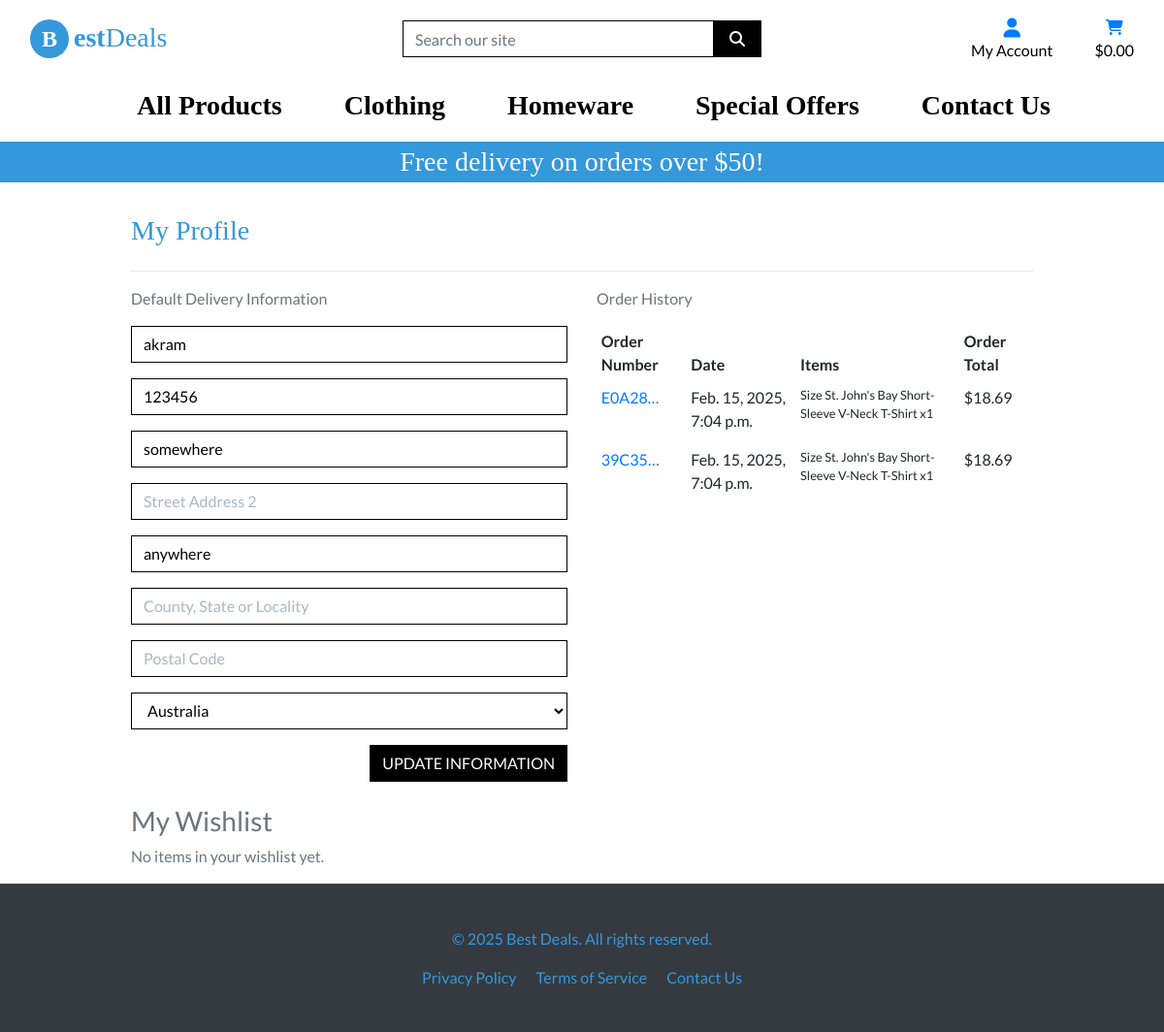
The app's page /profile/ (signed in), older data.
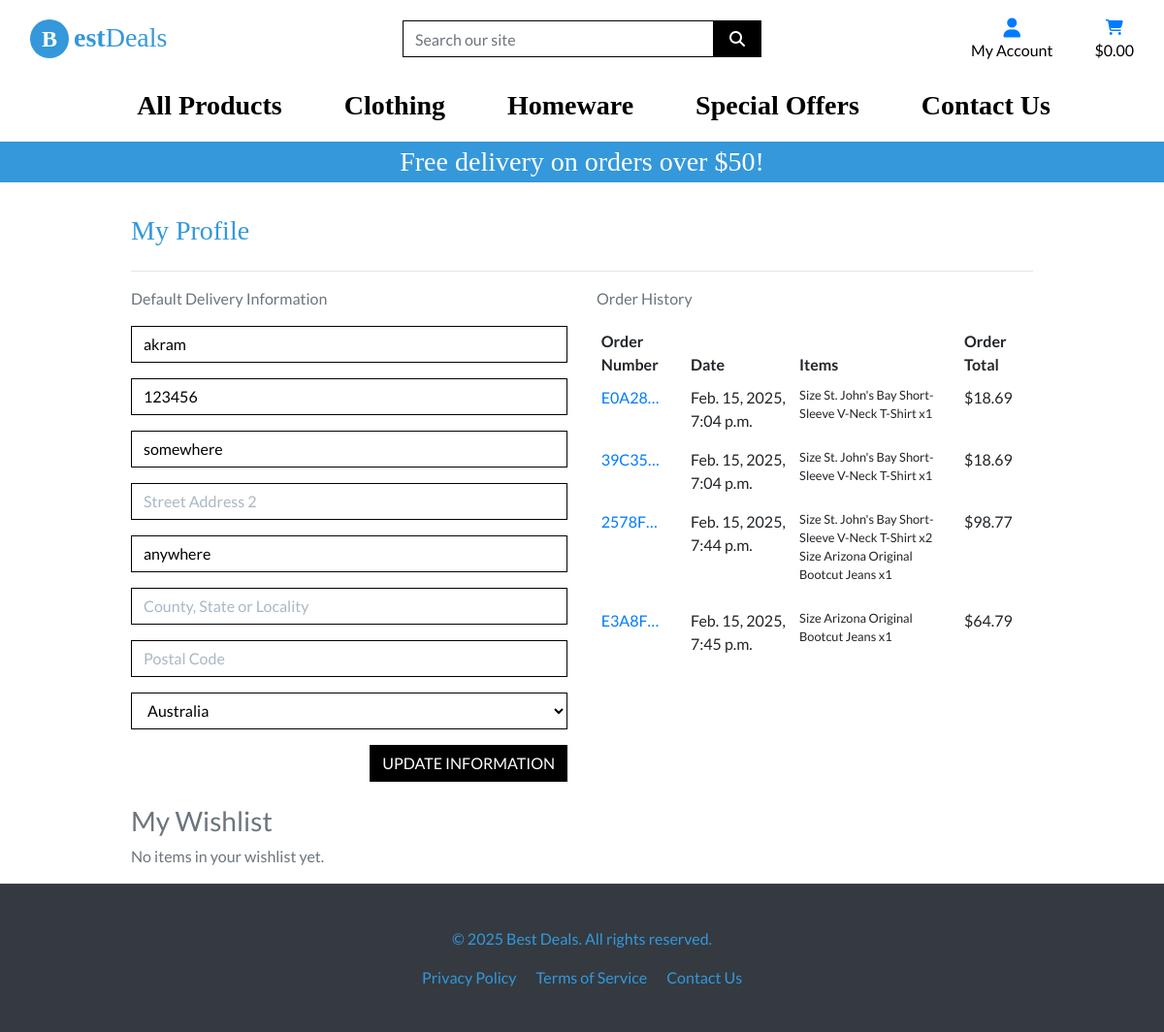
The same page, newer data.
### profiles/models.py (models this page shows, shortened)
class UserProfile(models.Model):
    user = models.OneToOneField(User, on_delete=models.CASCADE)
    get_full_name = models.CharField(max_length=20, null=True, blank=True)
    default_phone_number = models.CharField(max_length=20, null=True, blank=True)
    default_street_address1 = models.CharField(max_length=80, null=True, blank=True)
    default_street_address2 = models.CharField(max_length=80, null=True, blank=True)
    default_town_or_city = models.CharField(max_length=40, null=True, blank=True)
    default_county = models.CharField(max_length=80, null=True, blank=True)
    default_postcode = models.CharField(max_length=20, null=True, blank=True)
    default_country = CountryField(blank_label='Country', null=True, blank=True)

### checkout/models.py (models this page shows, shortened)
class Order(models.Model):
    order_number = models.CharField(max_length=32, null=False, editable=False)
    user_profile = models.ForeignKey(UserProfile, on_delete=models.SET_NULL,
                                     null=True, blank=True, related_name='orders')
    full_name = models.CharField(max_length=50, null=False, blank=False)
    email = models.EmailField(max_length=254, null=False, blank=False)
    phone_number = models.CharField(max_length=20, null=False, blank=False)
    country = CountryField(blank_label= 'Country *', null=False, blank=False)
    postcode = models.CharField(max_length=20, null=True, blank=True)
    town_or_city = models.CharField(max_length=40, null=False, blank=False)
    street_address1 = models.CharField(max_length=80, null=False, blank=False)
    street_address2 = models.CharField(max_length=80, null=True, blank=True)
    county = models.CharField(max_length=80, null=True, blank=True)
    date = models.DateTimeField(auto_now_add=True)
    delivery_cost = models.DecimalField(max_digits=6, decimal_places=2, null=False, default=0)
    order_total = models.DecimalField(max_digits=10, decimal_places=2, null=False, default=0)
    vat = models.DecimalField(max_digits=6, decimal_places=2, null=False, default=0)
    grand_total = models.DecimalField(max_digits=10, decimal_places=2, null=False, default=0)
    original_bag = models.TextField(null=False, blank=False, default='')
    stripe_pid = models.CharField(max_length=254, null=False, blank=False, default='')
    VAT_PERCENTAGE = Decimal('20.0')  # 20% VAT rate

class OrderLineItem(models.Model):
    order = models.ForeignKey(Order, null=False, blank=False, on_delete=models.CASCADE, related_name='lineitems')
    product = models.ForeignKey(Product, null=False, blank=False, on_delete=models.CASCADE)
    product_size = models.CharField(max_length=2, null=True, blank=True)  # XS, S, M, L, XL
    quantity = models.IntegerField(null=False, blank=False, default=0)
    lineitem_total = models.DecimalField(max_digits=6, decimal_places=2, null=False, blank=False, editable=False)

### products/models.py (models this page shows, shortened)
class Product(models.Model):
    category = models.ForeignKey('Category', null=True, blank=True, on_delete=models.SET_NULL)
    sku = models.CharField(max_length=254, null=True, blank=True)
    name = models.CharField(max_length=254)
    description = models.TextField()
    has_sizes = models.BooleanField(default=False, null=True, blank=True)
    price = models.DecimalField(max_digits=6, decimal_places=2)
    rating = models.DecimalField(max_digits=6, decimal_places=2, null=True, blank=True)
    image_url = models.URLField(max_length=1024, null=True, blank=True)
    image = models.ImageField(null=True, blank=True)
    vat_applicable = models.BooleanField(default=False)

### profiles/views.py (the view)
# urls.py: path('profile/', include('profiles.urls')),
def profile(request):
    profile = get_object_or_404(UserProfile, user=request.user)
    if request.method == 'POST':
        form = UserProfileForm(request.POST, instance=profile)
        if form.is_valid():
            form.save()
            messages.success(request, 'Profile updated successfully')
    form = UserProfileForm(instance=profile)
    orders = profile.orders.all()
    template = 'profiles/profile.html'
    context = {
        'form': form,
        'orders': orders,
        'on_profile_page': True
    }
    return render(request, template, context)

### profiles/templates/profiles/profile.html (shortened to what this page needs)
{% extends "base.html" %}
{% load static %}
{% load bag_tools %}
{% block extra_css %}
    <link rel="stylesheet" href="{% static 'profiles/css/profile.css' %}">
{% endblock %}
{% block content %}
<div class="container">
    <div class="row">
        <div class="col">
            <h2 class="logo-font mb-4 just-ma">My Profile</h2>
            <hr>
        </div>
    </div>
    <div class="row">
        <div class="col-12 col-lg-6">
            <p class="text-muted">Default Delivery Information</p>
            <form class="mt-3" action="{% url 'profile' %}" method="POST" id="profile-update-form">
                {{ form|crispy }}
                <button class="btn btn-black rounded-0 text-uppercase float-right">Update Information</button>
            </form>
        </div>
        <div class="col-12 col-lg-6">
            <p class="text-muted">Order History</p>
            <div class="order-history table-responsive">
                <table class="table table-sm table-borderless">
                    <thead>
                        <tr>
                            <th>Order Number</th>
                            <th>Date</th>
                            <th>Items</th>
                            <th>Order Total</th>
                        </tr>
                    </thead>
                    <tbody>
                        {% for order in orders %}
                            <tr>
                                <td>
                                    <a href="{% url 'order_history' order.order_number %}"
                                    title="{{ order.order_number }}">
                                        {{ order.order_number|truncatechars:6 }}
                                    </a>
                                </td>
                                <td>{{ order.date }}</td>
                                <td>
                                    <ul class="list-unstyled">
                                        {% for item in order.lineitems.all %}
                                            <li class="small">
                                                {% if item.product.has_sizes %}
                                                    Size {{ item.product.size|upper }}
                                                {% endif %}{{ item.product.name }} x{{ item.quantity }}
                                            </li>
                                        {% endfor %}
                                    </ul>
                                </td>
                                <td>${{ order.grand_total }}</td>
                            </tr>
                        {% endfor %}
                    </tbody>
                </table>
            </div>
        </div>
    </div>
    <div class="row mt-4">
        <div class="col-12">
            <h3 class="text-muted">My Wishlist</h3>
            <div class="wishlist-items">
                {% if wishlist %}
                    <ul class="list-group">
                        {% for item in wishlist %}
                            <li class="list-group-item d-flex justify-content-between align-items-center">
                                <a href="{% url 'product_detail' item.product.id %}" class="text-dark">
                                    {{ item.product.name }}
                                </a>
                                <a href="{% url 'remove_from_wishlist' item.product.id %}" class="text-danger">
                                    <i class="fas fa-heart-broken"></i> Remove
                                </a>
                            </li>
                        {% endfor %}
                    </ul>
                {% else %}
                    <p class="text-muted">No items in your wishlist yet.</p>
                {% endif %}
            </div>
        </div>
    </div>
</div>
{% endblock %}

### templates/base.html (shortened to what this page needs)
{% load static %}
<!doctype html>
<html lang="en">
<head>
    {% block corecss %}
    <link rel="stylesheet" href="https://stackpath.bootstrapcdn.com/bootstrap/4.4.1/css/bootstrap.min.css"
>
    <link rel="stylesheet" href="{% static 'css/base.css' %}">
    {% endblock %}
    {% block extra_css %}{% endblock %}
</head>
<body class="d-flex flex-column min-vh-100">
    <header class="container-fluid fixed-top">
        <div id="topnav" class="row bg-white pt-lg-2 d-none d-lg-flex">
            <div class="col-12 col-lg-4 my-auto py-1 py-lg-0 text-center text-lg-left">
                <a href="{% url 'home' %}" class="nav-link main-logo-link">
                    <h2 class="logo-font text-blue my-0"><strong> <span class="circle">B</span>est</strong>Deals</h2>
                </a>
            </div>
            <div class="col-12 col-lg-4 my-auto py-1 py-lg-0">
                <form method="GET" action="{% url 'products' %}">
                    <div class="input-group w-100">
                        <input class="form-control border border-black rounded-0" type="text" name="q"
                            placeholder="Search our site">
                        <div class="input-group-append">
                            <button class="form-control btn btn-black border border-black rounded-0" type="submit">
                                <span class="icon">
                                    <i class="fas fa-search"></i>
                                </span>
                            </button>
                        </div>
                    </div>
                </form>
            </div>
            <div class="col-12 col-lg-4 my-auto py-1 py-lg-0">
                <ul class="list-inline list-unstyled text-center text-lg-right my-0">
                    <li class="list-inline-item dropdown">
                        <a class="text-black nav-link" href="#" id="user-options" data-toggle="dropdown">
                            <div class="text-center">
                                <div><i class="fas fa-user fa-lg text-primary"></i></div>
                                <p class="my-0">My Account</p>
                            </div>
                        </a>
                    </li>
                    <li class="list-inline-item">
                        <a class="{% if grand_total %}text-info font-weight-bold{% else %}text-black{% endif %} nav-link"
                            href="{% url 'view_bag' %}">
                            <div class="text-center">
                                <div><i class="fa-solid fa-cart-shopping text-primary"></i></div>
                                <p class="my-0">
                                    {% if grand_total %}
                                    ${{ grand_total|floatformat:2 }}
                                    {% else %}
                                    $0.00
                                    {% endif %}
                                </p>
                            </div>
                        </a>
                    </li>
                </ul>
            </div>
        </div>
        <div class="row bg-white">
            <nav class="navbar navbar-expand-lg navbar-light w-100">
                {% include 'includes/main-nav.html' %}
            </nav>
        </div>
        <div id="delivery-banner" class="row text-center">
            <div class="col bg-blue text-white">
                <h4 class="logo-font my-1 text-white">Free delivery on orders over ${{ free_delivery_threshold }}!</h4>
            </div>
        </div>
    </header>
    <main class="flex-grow-1">
        {% block content %}{% endblock %}
    </main>
    {% include 'includes/footer.html' %}
</body>
</html>

### templates/includes/main-nav.html (shortened to what this page needs)
<div class="collapse navbar-collapse" id="main-nav">
    <ul class="navbar-nav w-auto mx-auto">
        <li class="nav-item dropdown">
            <a class="logo-font font-weight-bold nav-link text-black mr-5" href="#" id="all-products-link"
                data-toggle="dropdown" aria-haspopup="true" aria-expanded="false">
                All Products
            </a>
        </li>
        <li class="nav-item dropdown">
            <a class="logo-font font-weight-bold nav-link text-black mr-5" href="#" id="clothing-link"
                data-toggle="dropdown" aria-haspopup="true" aria-expanded="false">
                Clothing
            </a>
        </li>
        <li class="nav-item dropdown">
            <a class="logo-font font-weight-bold nav-link text-black mr-5" href="#" id="homeware-link"
                data-toggle="dropdown" aria-haspopup="true" aria-expanded="false">
                Homeware
            </a>
        </li>
        <li class="nav-item dropdown">
            <a class="logo-font font-weight-bold nav-link text-black" href="#" id="specials-link" data-toggle="dropdown"
                aria-haspopup="true" aria-expanded="false">
                Special Offers
            </a>
        </li>
        <li class="nav-item con-us">
            <a href="{% url 'contact' %}" class="logo-font font-weight-bold nav-link text-black" id="specials-link">
                Contact Us
            </a>
        </li>
    </ul>
</div>

### templates/includes/footer.html
<footer class="footer mt-auto">
    <div class="container text-center py-4">
        <p>&copy; 2025 Best Deals. All rights reserved.</p>
        <ul class="footer-links">
            <li><a href="#">Privacy Policy</a></li>
            <li><a href="#">Terms of Service</a></li>
            <li><a href="#">Contact Us</a></li>
        </ul>
    </div>
</footer>

Row changes from the older to the newer data that the page shows:
added Order: order_number "2578F…", date "Feb. 15, 2025, 7:44 p.m.", grand_total "98.77"
added OrderLineItem: product.name "St. John's Bay Short-Sleeve V-Neck T-Shirt", quantity "2", shown under "2578F…"
added OrderLineItem: product.name "Arizona Original Bootcut Jeans", quantity "1", shown under "2578F…"
added Order: order_number "E3A8F…", date "Feb. 15, 2025, 7:45 p.m.", grand_total "64.79"
added OrderLineItem: product.name "Arizona Original Bootcut Jeans", quantity "1", shown under "E3A8F…"
